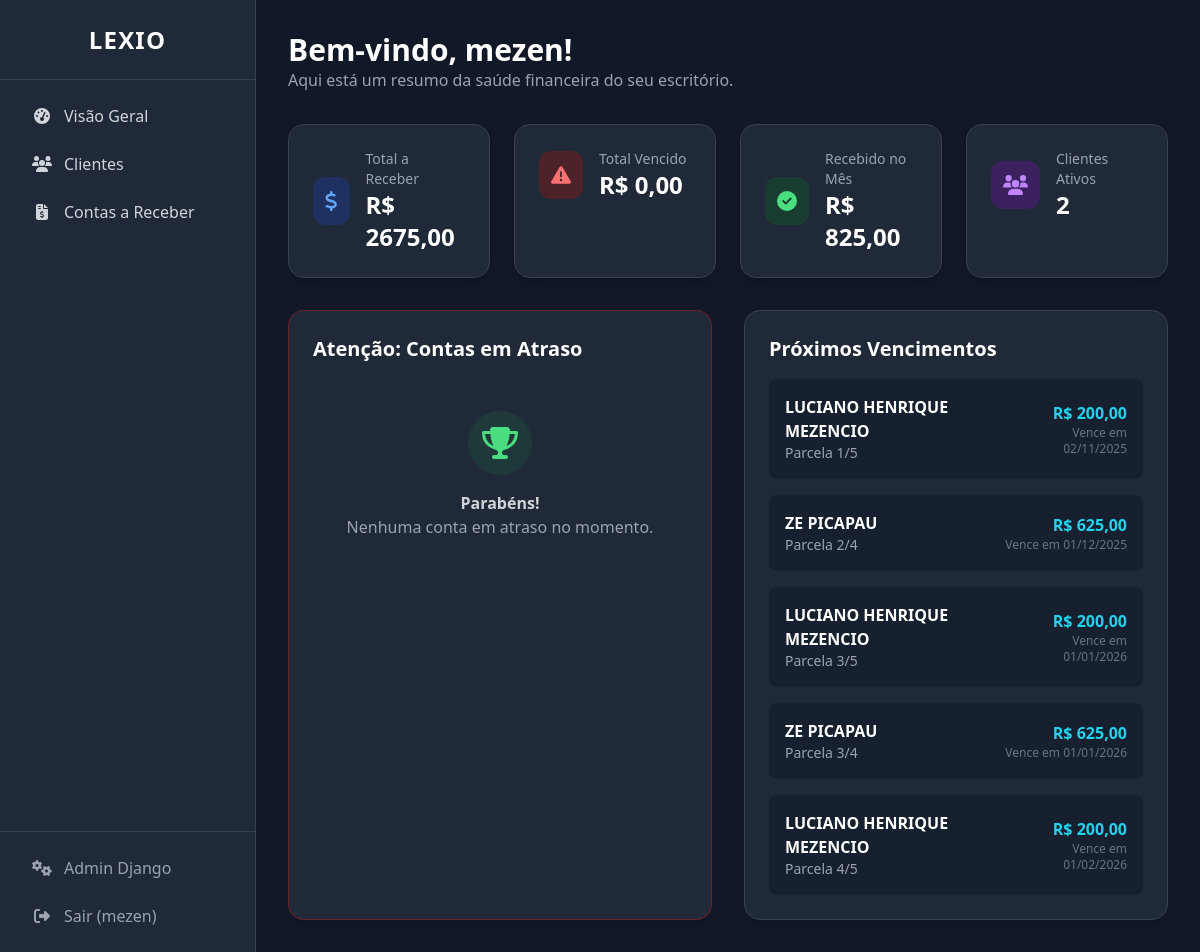
/dashboard/ (signed in), run on an earlier commit of the app's database.
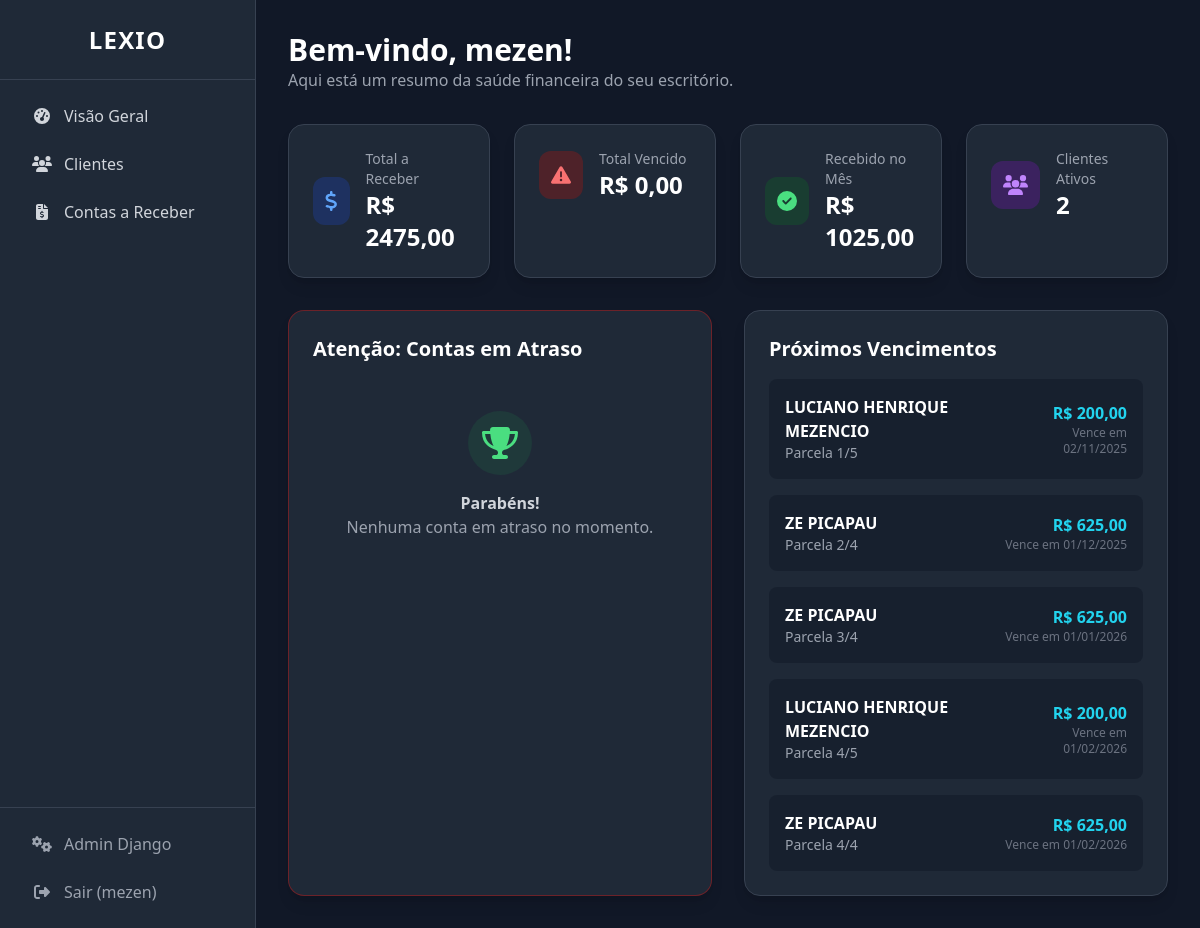
And on a later commit of the database.
### financeiro/models.py (models this page shows, shortened)
class Parcela(models.Model):
    STATUS_CHOICES = [('aberto', 'Aberto'), ('pago', 'Pago'), ('vencido', 'Vencido')]
    conta = models.ForeignKey(ContaReceber, on_delete=models.CASCADE, related_name='parcelas', verbose_name="Conta")
    numero_parcela = models.IntegerField(verbose_name="Número da Parcela")
    valor_parcela = models.DecimalField(max_digits=10, decimal_places=2, validators=[MinValueValidator(Decimal('0.01'))], verbose_name="Valor da Parcela")
    data_vencimento = models.DateField(verbose_name="Data de Vencimento")
    data_pagamento = models.DateField(blank=True, null=True, verbose_name="Data de Pagamento")
    status = models.CharField(max_length=20, choices=STATUS_CHOICES, default='aberto', verbose_name="Status")
    observacoes = models.TextField(blank=True, null=True, verbose_name="Observações")
    created_at = models.DateTimeField(auto_now_add=True, verbose_name="Criado em")
    updated_at = models.DateTimeField(auto_now=True, verbose_name="Atualizado em")
    class Meta:
        verbose_name = "Parcela"
        verbose_name_plural = "Parcelas"
        ordering = ['conta__id', 'numero_parcela']
        unique_together = ['conta', 'numero_parcela']

class ContaReceber(models.Model):
    cliente: Cliente = models.ForeignKey(Cliente, on_delete=models.PROTECT, related_name='contas', verbose_name="Cliente")
    descricao: str = models.CharField(max_length=200, verbose_name="Descrição")
    valor_total: Decimal = models.DecimalField(max_digits=10, decimal_places=2, validators=[MinValueValidator(Decimal('0.01'))], verbose_name="Valor Total")
    numero_parcelas: int = models.IntegerField(default=1, validators=[MinValueValidator(1)], verbose_name="Número de Parcelas")
    data_emissao: date = models.DateField(verbose_name="Data de Emissão")
    observacoes: Union[str, None] = models.TextField(blank=True, null=True, verbose_name="Observações")
    created_at: date = models.DateTimeField(auto_now_add=True, verbose_name="Criado em")
    updated_at: date = models.DateTimeField(auto_now=True, verbose_name="Atualizado em")
    class Meta:
        verbose_name = "Conta a Receber"
        verbose_name_plural = "Contas a Receber"
        ordering = ['-data_emissao']

class Cliente(models.Model):
    nome_completo: str = models.CharField(max_length=200, verbose_name="Nome Completo")
    cpf_cnpj: Union[str, None] = models.CharField(max_length=18, blank=True, null=True, verbose_name="CPF/CNPJ")
    telefone: str = models.CharField(max_length=20, verbose_name="Telefone")
    email: Union[str, None] = models.EmailField(blank=True, null=True, verbose_name="E-mail")
    endereco: Union[str, None] = models.TextField(blank=True, null=True, verbose_name="Endereço")
    observacoes: Union[str, None] = models.TextField(blank=True, null=True, verbose_name="Observações")
    ativo: bool = models.BooleanField(default=True, verbose_name="Cliente Ativo")
    created_at: date = models.DateTimeField(auto_now_add=True, verbose_name="Criado em")
    updated_at: date = models.DateTimeField(auto_now=True, verbose_name="Atualizado em")
    objects = ClienteManager()
    class Meta:
        verbose_name = "Cliente"
        verbose_name_plural = "Clientes"
        ordering = ['nome_completo']

### financeiro/views.py (the view)
# urls.py: path('', RedirectView.as_view(url='/accounts/login/', permanent=False), name='index'),
@login_required
def index(request):
    hoje = timezone.now().date()
    Parcela.objects.filter(status='aberto', data_vencimento__lt=hoje).update(status='vencido')
    total_a_receber = Parcela.objects.filter(status__in=['aberto', 'vencido']).aggregate(total=Sum('valor_parcela'))['total'] or Decimal('0.00')
    total_vencido = Parcela.objects.filter(status='vencido').aggregate(total=Sum('valor_parcela'))['total'] or Decimal('0.00')
    recebido_no_mes = Parcela.objects.filter(status='pago', data_pagamento__year=hoje.year, data_pagamento__month=hoje.month).aggregate(total=Sum('valor_parcela'))['total'] or Decimal('0.00')
    clientes_ativos = Cliente.objects.get_ativos().count()
    parcelas_a_vencer = Parcela.objects.filter(status='aberto', data_vencimento__gte=hoje).select_related('conta', 'conta__cliente').order_by('data_vencimento')[:5]
    contas_em_atraso = ContaReceber.objects.filter(parcelas__status='vencido').select_related('cliente').distinct().order_by('cliente__nome_completo')
    context = {
        'total_a_receber': total_a_receber, 'total_vencido': total_vencido,
        'recebido_no_mes': recebido_no_mes, 'clientes_ativos': clientes_ativos,
        'parcelas_a_vencer': parcelas_a_vencer, 'contas_em_atraso': contas_em_atraso,
    }
    return render(request, 'financeiro/index.html', context)

### financeiro/models.py (called while the page is built)
    def get_ativos(self):
        return self.filter(ativo=True)

### theme/templates/financeiro/index.html (shortened to what the changed rows need)
{% extends "base_interno.html" %}
{% block content %}
<div class="mb-8">
    <h1 class="text-3xl font-bold text-white">Bem-vindo, {{ user.get_full_name|default:user.username }}!</h1>
</div>
<div class="grid grid-cols-1 sm:grid-cols-2 lg:grid-cols-4 gap-6 mb-8">
    <div class="bg-gray-800 p-6 rounded-2xl border border-gray-700 shadow-lg">
        <div class="flex items-center">
            <div class="ml-4">
                <p class="text-sm text-gray-400">Total a Receber</p>
                <p class="text-2xl font-bold text-white">R$ {{ total_a_receber|floatformat:2 }}</p>
            </div>
        </div>
    </div>
    <div class="bg-gray-800 p-6 rounded-2xl border border-gray-700 shadow-lg">
        <div class="flex items-center">
            <div class="ml-4">
                <p class="text-sm text-gray-400">Recebido no Mês</p>
                <p class="text-2xl font-bold text-white">R$ {{ recebido_no_mes|floatformat:2 }}</p>
            </div>
        </div>
    </div>
</div>
<div class="grid grid-cols-1 lg:grid-cols-2 gap-8">
    <div class="bg-gray-800 p-6 rounded-2xl border border-red-700/50 shadow-lg">
        <h2 class="text-xl font-bold text-white mb-4">Atenção: Contas em Atraso</h2>
    </div>
    <div class="bg-gray-800 p-6 rounded-2xl border border-gray-700 shadow-lg">
        <h2 class="text-xl font-bold text-white mb-4">Próximos Vencimentos</h2>
        <div class="space-y-4">
            {% for parcela in parcelas_a_vencer %}
                 <a href="{% url 'financeiro:conta_detail' pk=parcela.conta.pk %}" class="block bg-gray-900/50 hover:bg-gray-700/50 p-4 rounded-lg transition-colors">
                    <div class="flex justify-between items-center">
                        <div>
                            <p class="font-semibold text-white">{{ parcela.conta.cliente.nome_completo|truncatewords:4 }}</p>
                            <p class="text-sm text-gray-400">Parcela {{ parcela.numero_parcela }}/{{ parcela.conta.numero_parcelas }}</p>
                        </div>
                        <div class="text-right">
                            <p class="font-bold text-cyan-400">R$ {{ parcela.valor_parcela|floatformat:2 }}</p>
                            <p class="text-xs text-gray-500">Vence em {{ parcela.data_vencimento|date:"d/m/Y" }}</p>
                        </div>
                    </div>
                </a>
            {% empty %}
                <div class="text-center py-8">
                    <p class="text-gray-400">Nenhuma parcela a vencer nos próximos dias.</p>
                </div>
            {% endfor %}
        </div>
    </div>
</div>
{% endblock %}

What changed in the data, as far as the page shows it:
no longer on this page (row edited): Parcela: conta.cliente.nome_completo "LUCIANO HENRIQUE MEZENCIO", numero_parcela "3", conta.numero_parcelas "5", valor_parcela "200,00", data_vencimento "01/01/2026"
now on this page (row unchanged): Parcela: conta.cliente.nome_completo "ZE PICAPAU", numero_parcela "4", conta.numero_parcelas "4", valor_parcela "625,00", data_vencimento "01/02/2026"
Also different on the page:
{{ total_a_receber|floatformat:2 }}: "2675,00" → "2475,00"
{{ recebido_no_mes|floatformat:2 }}: "825,00" → "1025,00"
